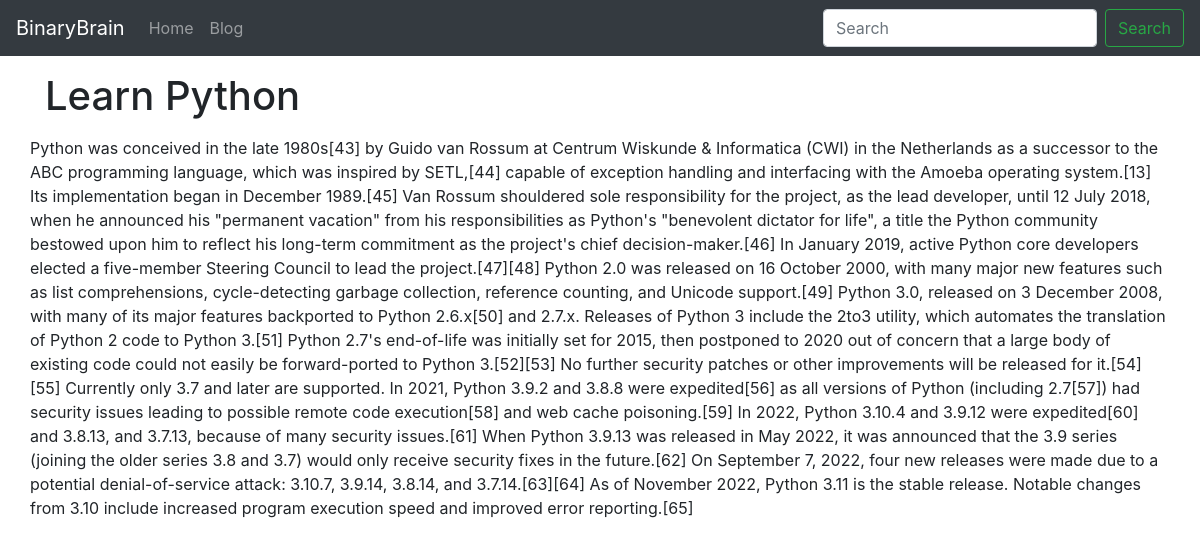
The app's page /blogpost/Python-awesome with its own data.
### blog/models.py (models this page shows, shortened)
class Blog(models.Model):
    sno = models.AutoField(primary_key=True)
    title = models.CharField(max_length=200)
    content = models.TextField()
    slug = models.CharField(max_length=100)
    time = models.DateTimeField(auto_now_add=True)

### blog/views.py (the view)
# urls.py: path('blogpost/<str:slug>', views.blogpost, name="home"),
def blogpost(request, slug):
    blog = Blog.objects.filter(slug=slug).first()
    context = {'blog':blog}
    return render(request, 'blogpost.html', context)

### templates/blogpost.html
{% extends 'base.html' %}
{% block body %}
<div class="container">
    <h1 class="my-3">{{blog.title}}</h1>
    <div class="row">
        {{blog.content}}
    </div>
</div>
{% endblock body %}

### records on screen
Blog: title "Learn Python", content "Python was conceived in the late 1980s[43] by Guido van Rossum at Centrum Wiskunde & Informatica (CWI) in the Netherlands as a successor to the ABC programming language, which was inspired by SETL,[44] capable of exception handling and interfacing with the Amoeba operating system.[13] Its implementation began in December 1989.[45] Van Rossum shouldered sole responsibility for the project, as the lead developer, until 12 July 2018, when he announced his \"permanent vacation\" from his responsibilities as Python's \"benevolent dictator for life\", a title the Python community bestowed upon him to reflect his long-term commitment as the project's chief decision-maker.[46] In January 2019, active…"
